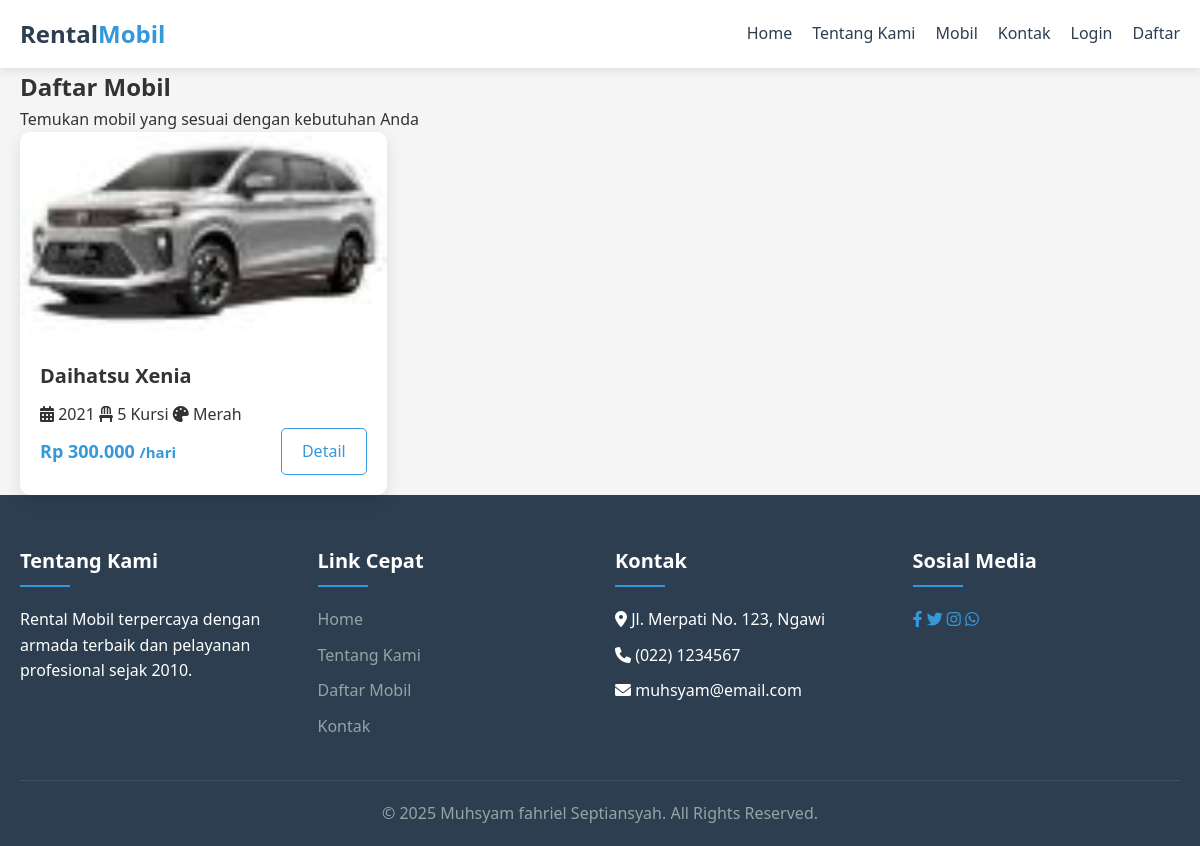
The page /cars.php?error=missing_car_id on the database its author committed.
### tables this page shows
CREATE TABLE `mobil` (
  `id` int(11) NOT NULL,
  `merk` varchar(50) NOT NULL,
  `model` varchar(50) NOT NULL,
  `tahun` int(4) NOT NULL,
  `warna` varchar(30) NOT NULL,
  `kursi` int(2) NOT NULL,
  `harga` int(11) NOT NULL,
  `status` enum('tersedia','tidak tersedia') NOT NULL DEFAULT 'tersedia',
  `gambar` varchar(100) NOT NULL DEFAULT 'default.jpg',
  `deskripsi` text DEFAULT NULL,
  `created_at` timestamp NOT NULL DEFAULT current_timestamp()
);

### cars.php (the view, shortened to what this page needs)
<?php
include 'includes/header.php';
require_once 'config/database.php';
?>
<main>
    <?php if (isset($car)): ?>
        <section class="car-detail">
            <div class="container">
                <div class="car-detail-grid">
                    <div class="car-images">
                        <div class="main-image">
                            <img src="images/cars/<?= $car['gambar'] ?>" alt="<?= $car['merk'] ?> <?= $car['model'] ?>">
                        </div>
                    </div>
                    <div class="car-info">
                        <h1><?= $car['merk'] ?> <?= $car['model'] ?></h1>
                        <div class="car-meta">
                            <span><i class="fas fa-calendar-alt"></i> Tahun: <?= $car['tahun'] ?></span>
                            <span><i class="fas fa-palette"></i> Warna: <?= $car['warna'] ?></span>
                            <span><i class="fas fa-chair"></i> Kursi: <?= $car['kursi'] ?></span>
                        </div>
                        <div class="car-price">
                            <h3>Rp <?= number_format($car['harga'], 0, ',', '.') ?> <small>/hari</small></h3>
                            <p class="status <?= $car['status'] === 'tersedia' ? 'available' : 'unavailable' ?>">
                                Status: <?= ucfirst($car['status']) ?>
                            </p>
                        </div>
                        <div class="car-description">
                            <h3>Deskripsi</h3>
                            <p>Mobil <?= $car['merk'] ?> <?= $car['model'] ?> tahun <?= $car['tahun'] ?> dengan warna <?= $car['warna'] ?> merupakan salah satu armada terbaik kami. Dengan <?= $car['kursi'] ?> kursi yang nyaman, mobil ini cocok untuk perjalanan keluarga maupun bisnis.</p>
                            <ul>
                                <li>AC dingin</li>
                                <li>Audio system lengkap</li>
                                <li>Safety features lengkap</li>
                                <li>Bahan bakar irit</li>
                            </ul>
                        </div>
                        <?php if ($car['status'] === 'tersedia'): ?>
                            <a href="booking.php?car_id=<?= $car['id'] ?>" class="btn btn-primary">Booking Sekarang</a>
                        <?php else: ?>
                            <button class="btn btn-disabled" disabled>Tidak Tersedia</button>
                        <?php endif; ?>
                    </div>
                </div>
            </div>
        </section>
    <?php else: ?>
        <section class="page-header">
            <div class="container">
                <h1>Daftar Mobil</h1>
                <p>Temukan mobil yang sesuai dengan kebutuhan Anda</p>
            </div>
        </section>
        <section class="cars-listing">
            <div class="container">
                <div class="cars-grid">
                    <?php
                    $cars = $db->query("SELECT * FROM mobil WHERE status = 'tersedia' ORDER BY merk, model");
                    if ($cars->num_rows > 0):
                        while ($car = $cars->fetch_assoc()):
                    ?>
                        <div class="car-card">
                            <img src="images/cars/<?= $car['gambar'] ?>" alt="<?= $car['merk'] ?> <?= $car['model'] ?>">
                            <div class="car-info">
                                <h3><?= $car['merk'] ?> <?= $car['model'] ?></h3>
                                <div class="car-details">
                                    <span><i class="fas fa-calendar-alt"></i> <?= $car['tahun'] ?></span>
                                    <span><i class="fas fa-chair"></i> <?= $car['kursi'] ?> Kursi</span>
                                    <span><i class="fas fa-palette"></i> <?= $car['warna'] ?></span>
                                </div>
                                <div class="car-price">
                                    <p>Rp <?= number_format($car['harga'], 0, ',', '.') ?> <small>/hari</small></p>
                                    <a href="cars.php?id=<?= $car['id'] ?>" class="btn btn-outline">Detail</a>
                                </div>
                            </div>
                        </div>
                    <?php
                        endwhile;
                    else:
                    ?>
                        <div class="no-results">
                            <p>Tidak ada mobil yang tersedia.</p>
                        </div>
                    <?php endif; ?>
                </div>
            </div>
        </section>
    <?php endif; ?>
</main>
<?php include 'includes/footer.php'; ?>

### css/style.css (style rules this page uses)
:root { --primary: #3498db; --primary-dark: #2980b9; --secondary: #2ecc71; --secondary-dark: #27ae60; --danger: #e74c3c; --danger-dark: #c0392b; --warning: #f39c12; --warning-dark: #e67e22; --dark: #2c3e50; --light: #ecf0f1; --gray: #95a5a6; --gray-dark: #7f8c8d; }
* { margin: 0; padding: 0; box-sizing: border-box; }
body { font-family: 'Segoe UI', Tahoma, Geneva, Verdana, sans-serif; line-height: 1.6; color: #333; background-color: #f5f5f5; }
a { text-decoration: none; color: var(--primary); }
.container { width: 100%; max-width: 1200px; margin: 0 auto; padding: 0 20px; }
.btn { display: inline-block; padding: 10px 20px; border-radius: 5px; font-weight: 500; transition: all 0.3s; border: none; cursor: pointer; }
.btn-outline { background-color: transparent; border: 1px solid var(--primary); color: var(--primary); }
.cars-grid { display: grid; grid-template-columns: repeat(auto-fill, minmax(300px, 1fr)); gap: 30px; }
.car-card { background-color: white; border-radius: 10px; overflow: hidden; box-shadow: 0 5px 15px rgba(0, 0, 0, 0.1); transition: transform 0.3s, box-shadow 0.3s; }
.car-card img { width: 100%; height: 200px; object-fit: cover; }
.car-info { padding: 20px; }
.car-info h3 { font-size: 20px; margin-bottom: 10px; }
.car-price { display: flex; justify-content: space-between; align-items: center; }
.car-price p { font-size: 18px; font-weight: bold; color: var(--primary); }

### rows shown on the page
mobil: gambar (picture), merk "Daihatsu", model "Xenia", tahun "2021", kursi "5", warna "Merah", harga "300.000"
